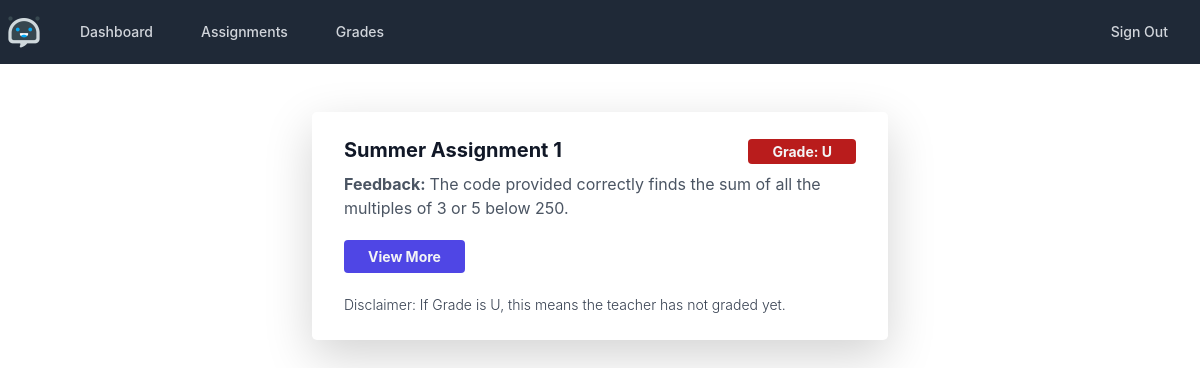
The page /grades (signed in) on the database as committed earlier.
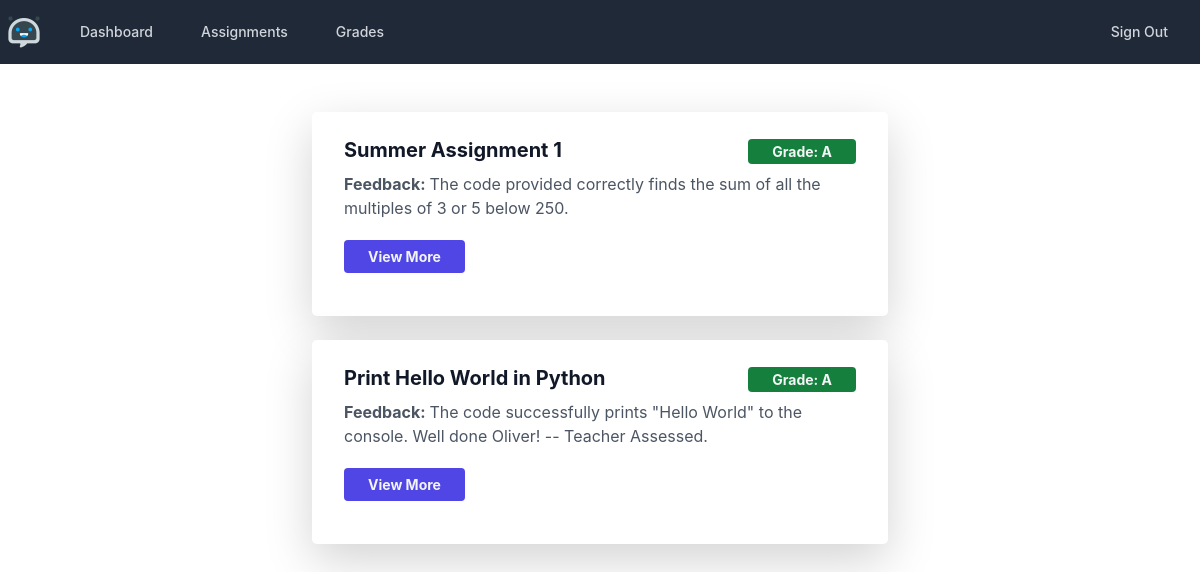
The same page on the database as committed later.
### models.py (models this page shows, shortened)
class Assignment(db.Model):
    __tablename__ = 'assignments'
    __table_args__ = {'extend_existing': True}
    assignment_id = db.Column(db.Integer, primary_key=True)
    name = db.Column(db.String(100), nullable=False)
    description = db.Column(db.String(500), nullable=False)
    set_by = db.Column(db.String(50), nullable=False)
    created_on = db.Column(db.DateTime, nullable=False)
    due_date = db.Column(db.String(10), nullable=False)

class Grade(db.Model):
    __tablename__ = 'grades'
    __table_args__ = {'extend_existing': True}
    assignment_id = db.Column(db.Integer, db.ForeignKey(Assignment.assignment_id), nullable=False)
    student_id = db.Column(db.Integer, db.ForeignKey(User.id), nullable=False)
    grade = db.Column(db.String(1), nullable=True, default='N')
    correct = db.Column(db.Boolean, nullable=False, default=False)
    feedback = db.Column(db.String(2000), nullable=False, default='No Feedback Provided. Default.')
    next_steps = db.Column(db.String(2000), nullable=False, default='No Next Steps Provided. Default.')
    code_submission = db.Column(db.String(2000), nullable=False, default='No Code Provided. Default.')
    grade_id = db.Column(db.Integer, primary_key=True)

### grades/views.py (the view)
@grades_blueprint.route('/grades')
@login_required
def grades():
    all_grades = Grade.query.filter_by(student_id=current_user.id).all()
    all_assignments = Assignment.query.all()
    if len(all_grades) != 0:
        return render_template('grades/grades.html',
                               grades=all_grades, assignments=all_assignments)
    else:
        flash('No grades to review.')
    return render_template('grades/grades.html')

### app.py (called while the page is built)
@login_manager.user_loader
def load_user(user_id):
    return User.query.get(int(user_id))

### templates/grades/grades.html (shortened to what this page needs)
<!DOCTYPE html>
<html lang="en">
<head>
</head>
<body>
{% extends 'base.html' %}
{% block content %}
    <div class="w-full max-w-xl mx-auto mt-5">
        {% if grades %}
            {% for grade in grades %}
                {% for assignment in assignments %}
                    {% if assignment.assignment_id == grade.assignment_id %}
                        <div class="max-w-2xl px-8 py-4 my-4 bg-white rounded-lg shadow-lg">
                            <div class="flex items-center justify-between">
                                <span class="text-xl font-bold text-gray-900" tabindex="0" role="link">
                                    {{ assignment.name }}
                                </span>
                                <span class="text-xl font-bold text-gray-700">
                    {% if grade.grade == "U" or grade.grade == "F" or grade.grade == "E" %}
                        <span class="px-4 py-1 text-sm font-bold text-gray-100 bg-red-700 rounded">Grade: {{ grade.grade }}</span>
                    {% elif grade.grade == "C" or grade.grade == "D" %}
                        <span class="px-4 py-1 text-sm font-bold text-gray-100 bg-yellow-600 rounded">Grade: {{ grade.grade }}</span>
                    {% else %}
                        <span class="px-4 py-1 text-sm font-bold text-gray-100 bg-green-700 rounded">Grade: {{ grade.grade }}</span>
                    {% endif %}
                </span>
                            </div>
                            <div class="mt-2">
                                <p class="mt-2 text-gray-600">
                                    <b>Feedback: </b>{{ grade.feedback }}
                                </p>
                            </div>
                            <div class="flex items-center justify-between mt-4">
                                <form method="POST">
                                    <a href="{{ url_for('grades.view_grade', id=grade.grade_id) }}"
                                       class="px-4 py-2 text-sm font-bold text-gray-100 bg-indigo-600 hover:text-gray-100 rounded"
                                       tabindex="0" role="button">
                                        View More
                                    </a>
                                </form>
                            </div>
                            <div class="mt-4">
                                <span class="text-sm font-light text-gray-700">
                                    {% if grade.grade == 'U' %}
                                        Disclaimer: If Grade is U, this means the teacher has not graded yet.
                                    {% endif %}
                                </span>
                            </div>
                        </div>
                    {% endif %}
                {% endfor %}
            {% endfor %}
        {% endif %}
    </div>
{% endblock %}

Rows that differ between the two databases and show on the page:
changed Grade (number 1 of 2 on the later page): grade "U" → "A"
shown differently, row unchanged: Assignment "Summer Assignment 1": no longer shows "Disclaimer: If Grade is U, this means the teacher has not graded yet."
added Grade: grade "A", feedback "The code successfully prints \"Hello World\" to the console. Well done Oliver! -- Teacher Assessed."
added Assignment: name "Print Hello World in Python"
